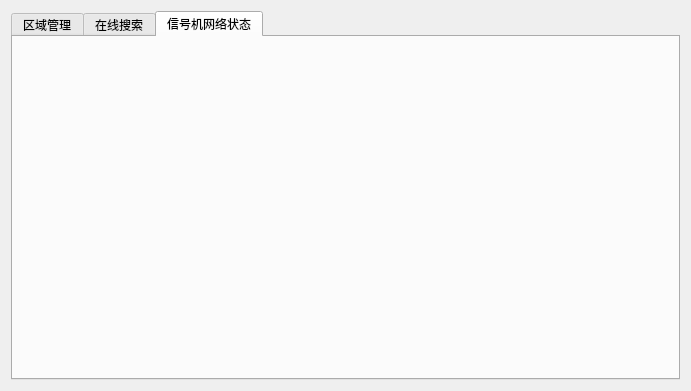
<?xml version="1.0" encoding="UTF-8"?>
<ui version="4.0">
 <class>connect_dialog</class>
 <widget class="QDialog" name="connect_dialog">
  <property name="geometry">
   <rect>
    <x>0</x>
    <y>0</y>
    <width>691</width>
    <height>391</height>
   </rect>
  </property>
  <property name="minimumSize">
   <size>
    <width>500</width>
    <height>300</height>
   </size>
  </property>
  <property name="windowTitle">
   <string>信号机网络管理</string>
  </property>
  <layout class="QVBoxLayout" name="verticalLayout">
   <item>
    <widget class="QTabWidget" name="tabWidget">
     <property name="currentIndex">
      <number>2</number>
     </property>
     <widget class="QWidget" name="tab">
      <attribute name="title">
       <string>区域管理</string>
      </attribute>
      <layout class="QVBoxLayout" name="verticalLayout_2">
       <item>
        <widget class="QTreeView" name="treeView_Area"/>
       </item>
      </layout>
     </widget>
     <widget class="QWidget" name="tab_3">
      <attribute name="title">
       <string>在线搜索</string>
      </attribute>
      <layout class="QVBoxLayout" name="verticalLayout_3">
       <item>
        <widget class="QTableView" name="tableOnline"/>
       </item>
      </layout>
     </widget>
     <widget class="QWidget" name="tab_2">
      <attribute name="title">
       <string>信号机网络状态</string>
      </attribute>
     </widget>
    </widget>
   </item>
  </layout>
 </widget>
 <resources/>
 <connections/>
</ui>
